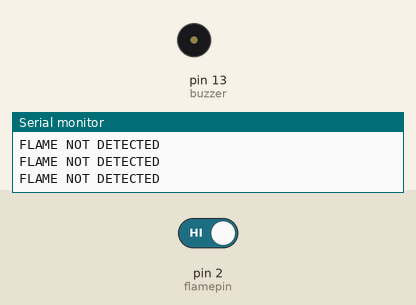
This sketch was run on a simulated Arduino Uno, built with avr-gcc and run on an emulated ATmega328P. On the bench: buzzer (waves = sounding, pin HIGH), the last lines printed to the serial monitor. The test bench sets the inputs (shaded band); at power-on: pin 2 (flamepin) HIGH.

Above: at 2.8 s.
2.9 s: pin 2 (flamepin) driven LOW
At 4.2 s:
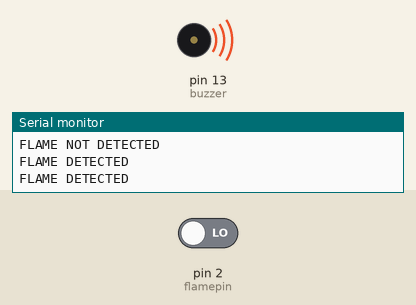
4.5 s: pin 2 (flamepin) driven HIGH
At 5.7 s:
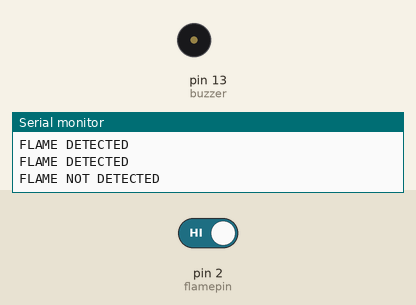
Timing chart, 0 to 7.5 s (numbered marks = the images above; inputs shaded):
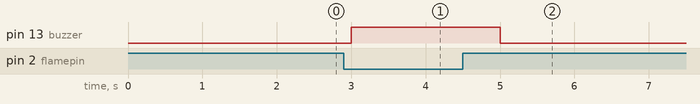

Measured:
- after the input at 2.9 s, pin 13 (buzzer): LOW → HIGH after 0.10 s
- after the input at 4.5 s, pin 13 (buzzer): HIGH → LOW after 0.50 s

The sketch:

flamesensor.ino
```cpp
int buzzer=13;
int flamepin=2;
int flame=HIGH;
void setup(){
  pinMode(buzzer,OUTPUT);
  pinMode(flamepin,INPUT);
  Serial.begin(9600);

}

void loop()
{
  flame=digitalRead(flamepin);
  if(flame==LOW)
  {
    Serial.println("FLAME DETECTED");
    digitalWrite(buzzer,HIGH);
  }

  else
  {
    Serial.println("FLAME NOT DETECTED");
    digitalWrite(buzzer,LOW);

  }
  delay(1000);
}
```
